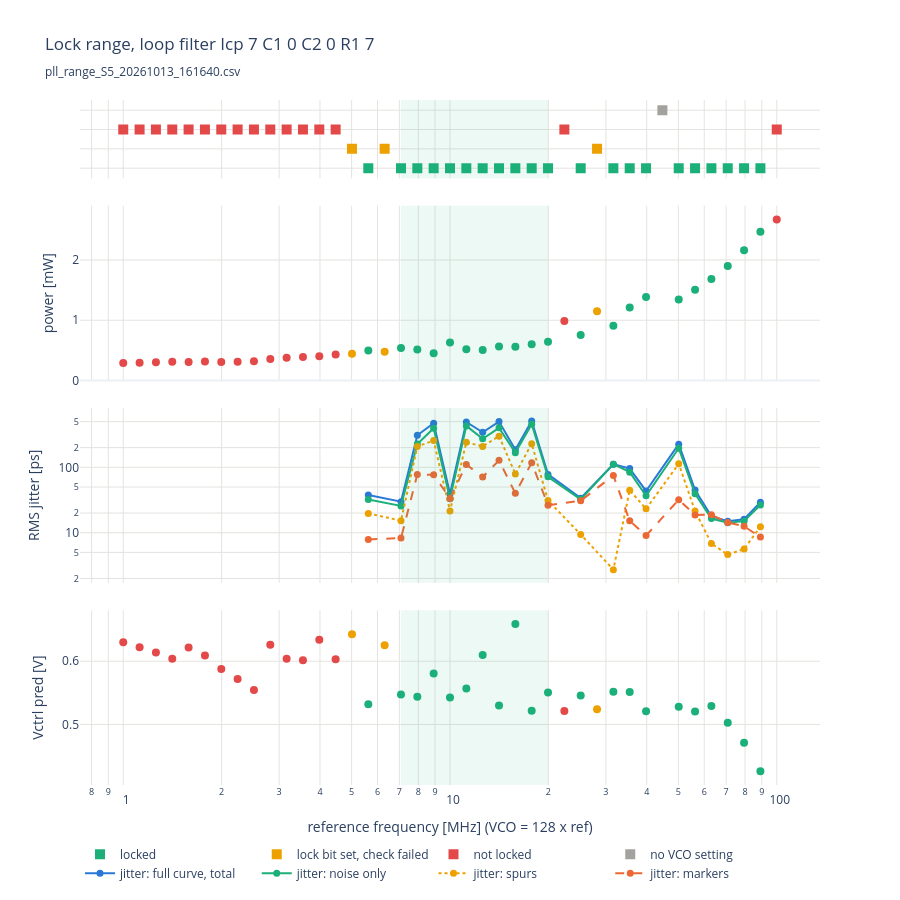

Notebook code cell kept with this figure:
### Code cell
# Lock range overview against the reference frequency (VCO = 128 x ref): result per point, PLL supply power (every
# configured point), RMS jitter (locked points: full curve total, noise only, spurs, markers) and the lookup table's
# expected Vctrl of the chosen VCO setting. Shaded: the lock range (longest stretch of locked points).
fig = make_subplots(rows=4, cols=1, shared_xaxes=True, vertical_spacing=0.04, row_heights=[0.13, 0.29, 0.29, 0.29])
hover = "ref %{x:.3f} MHz (VCO %{customdata:.0f} MHz)"
for cat, color in CATEGORY_COLORS.items():
    d = runs[runs["category"] == cat]
    if d.empty:
        continue
    fig.add_scatter(x=d["f_ref"] / 1e6, y=[cat] * len(d), mode="markers", name=cat, row=1, col=1,
                    marker=dict(color=color, size=10, symbol="square"), customdata=d["f_vco"] / 1e6,
                    hovertemplate=f"{cat}<br>{hover}<extra></extra>")
    fig.add_scatter(x=d["f_ref"] / 1e6, y=d["pll_p"] * 1e3, mode="markers", showlegend=False, row=2, col=1,
                    marker=dict(color=color, size=8), customdata=d["f_vco"] / 1e6,
                    hovertemplate=f"%{{y:.3f}} mW<br>{hover}<extra></extra>")
    fig.add_scatter(x=d["f_ref"] / 1e6, y=d["vctrl_pred"], mode="markers", showlegend=False, row=4, col=1,
                    marker=dict(color=color, size=8), customdata=d["f_vco"] / 1e6,
                    hovertemplate=f"Vctrl %{{y:.3f}} V<br>{hover}<extra></extra>")
for col, name, color, dash in (("time_jitter_trace_ps", "jitter: full curve, total", PALETTE[0], "solid"),
                               ("time_jitter_noise_ps", "jitter: noise only", PALETTE[2], "solid"),
                               ("time_jitter_spur_ps", "jitter: spurs", PALETTE[3], "dot"),
                               ("time_jitter_ps", "jitter: markers", PALETTE[1], "dash")):
    fig.add_scatter(x=ok["f_ref"] / 1e6, y=ok[col], mode="lines+markers", name=name, row=3, col=1,
                    line=dict(color=color, width=2, dash=dash), marker=dict(size=7), customdata=ok["f_vco"] / 1e6,
                    hovertemplate=f"{name} %{{y:.2f}} ps<br>{hover}<extra></extra>")
if LOCK:
    fig.add_vrect(x0=LOCK[0] / 1e6, x1=LOCK[1] / 1e6, fillcolor=PALETTE[2], opacity=0.08, line_width=0)
fig.update_layout(title=f"Lock range, loop filter {FILTER_TXT}<br><sub>{RESULT_CSV.name}</sub>",
                  template="plotly_white", height=900, legend=dict(orientation="h", y=-0.08),
                  hoverlabel=dict(namelength=-1))
fig.update_xaxes(type="log", gridcolor=GRID)
fig.update_xaxes(title="reference frequency [MHz] (VCO = 128 x ref)", row=4)
fig.update_yaxes(gridcolor=GRID)
fig.update_yaxes(showticklabels=False, row=1)
fig.update_yaxes(title="power [mW]", rangemode="tozero", row=2)
fig.update_yaxes(title="RMS jitter [ps]", type="log", row=3)
fig.update_yaxes(title="Vctrl pred [V]", row=4)
save(fig, "overview")

### Figure 1 — Plotly figure (JSON) as saved in the notebook; plotly's stock layout.template omitted (floating-point values rounded to 4 significant figures)
{"data": [{"customdata": [719.8, 906.2, 1017.0, 1141.0, 1280.0, 1436.0, 1611.0, 1808.0, 2029.0, 2276.0, 2554.0, 3215.0, 4048.0, 4542.0, 5096.0, 6415.0, 7198.0, 8076.0, 9062.0, 10170.0, 11410.0], "hovertemplate": "locked<br>ref %{x:.3f} MHz (VCO %{customdata:.0f} MHz)<extra></extra>", "marker": {"color": "#1baf7a", "size": 10, "symbol": "square"}, "mode": "markers", "name": "locked", "type": "scatter", "x": [5.623, 7.079, 7.943, 8.913, 10.0, 11.22, 12.59, 14.13, 15.85, 17.78, 19.95, 25.12, 31.62, 35.48, 39.81, 50.12, 56.23, 63.1, 70.79, 79.43, 89.13], "xaxis": "x", "y": ["locked", "locked", "locked", "locked", "locked", "locked", "locked", "locked", "locked", "locked", "locked", "locked", "locked", "locked", "locked", "locked", "locked", "locked", "locked", "locked", "locked"], "yaxis": "y"}, {"customdata": [719.8, 906.2, 1017.0, 1141.0, 1280.0, 1436.0, 1611.0, 1808.0, 2029.0, 2276.0, 2554.0, 3215.0, 4048.0, 4542.0, 5096.0, 6415.0, 7198.0, 8076.0, 9062.0, 10170.0, 11410.0], "hovertemplate": "%{y:.3f} mW<br>ref %{x:.3f} MHz (VCO %{customdata:.0f} MHz)<extra></extra>", "marker": {"color": "#1baf7a", "size": 8}, "mode": "markers", "showlegend": false, "type": "scatter", "x": [5.623, 7.079, 7.943, 8.913, 10.0, 11.22, 12.59, 14.13, 15.85, 17.78, 19.95, 25.12, 31.62, 35.48, 39.81, 50.12, 56.23, 63.1, 70.79, 79.43, 89.13], "xaxis": "x2", "y": [0.4992, 0.5402, 0.5165, 0.4543, 0.6303, 0.518, 0.5057, 0.5647, 0.5612, 0.6004, 0.6454, 0.7564, 0.9099, 1.213, 1.387, 1.346, 1.506, 1.683, 1.902, 2.161, 2.469], "yaxis": "y2"}, {"customdata": [719.8, 906.2, 1017.0, 1141.0, 1280.0, 1436.0, 1611.0, 1808.0, 2029.0, 2276.0, 2554.0, 3215.0, 4048.0, 4542.0, 5096.0, 6415.0, 7198.0, 8076.0, 9062.0, 10170.0, 11410.0], "hovertemplate": "Vctrl %{y:.3f} V<br>ref %{x:.3f} MHz (VCO %{customdata:.0f} MHz)<extra></extra>", "marker": {"color": "#1baf7a", "size": 8}, "mode": "markers", "showlegend": false, "type": "scatter", "x": [5.623, 7.079, 7.943, 8.913, 10.0, 11.22, 12.59, 14.13, 15.85, 17.78, 19.95, 25.12, 31.62, 35.48, 39.81, 50.12, 56.23, 63.1, 70.79, 79.43, 89.13], "xaxis": "x4", "y": [0.5319, 0.5473, 0.5439, 0.5805, 0.5425, 0.5568, 0.6098, 0.5299, 0.6591, 0.5218, 0.5506, 0.5456, 0.5518, 0.5513, 0.521, 0.5279, 0.5206, 0.5293, 0.5027, 0.4711, 0.4259], "yaxis": "y4"}, {"customdata": [641.5, 807.6, 3608.0], "hovertemplate": "lock bit set, check failed<br>ref %{x:.3f} MHz (VCO %{customdata:.0f} MHz)<extra></extra>", "marker": {"color": "#eda100", "size": 10, "symbol": "square"}, "mode": "markers", "name": "lock bit set, check failed", "type": "scatter", "x": [5.012, 6.31, 28.18], "xaxis": "x", "y": ["lock bit set, check failed", "lock bit set, check failed", "lock bit set, check failed"], "yaxis": "y"}, {"customdata": [641.5, 807.6, 3608.0], "hovertemplate": "%{y:.3f} mW<br>ref %{x:.3f} MHz (VCO %{customdata:.0f} MHz)<extra></extra>", "marker": {"color": "#eda100", "size": 8}, "mode": "markers", "showlegend": false, "type": "scatter", "x": [5.012, 6.31, 28.18], "xaxis": "x2", "y": [0.4452, 0.4769, 1.148], "yaxis": "y2"}, {"customdata": [641.5, 807.6, 3608.0], "hovertemplate": "Vctrl %{y:.3f} V<br>ref %{x:.3f} MHz (VCO %{customdata:.0f} MHz)<extra></extra>", "marker": {"color": "#eda100", "size": 8}, "mode": "markers", "showlegend": false, "type": "scatter", "x": [5.012, 6.31, 28.18], "xaxis": "x4", "y": [0.6426, 0.6255, 0.5239], "yaxis": "y4"}, {"customdata": [128.0, 143.6, 161.1, 180.8, 202.9, 227.6, 255.4, 286.6, 321.5, 360.8, 404.8, 454.2, 509.6, 571.8, 2866.0, 12800.0], "hovertemplate": "not locked<br>ref %{x:.3f} MHz (VCO %{customdata:.0f} MHz)<extra></extra>", "marker": {"color": "#e34948", "size": 10, "symbol": "square"}, "mode": "markers", "name": "not locked", "type": "scatter", "x": [1.0, 1.122, 1.259, 1.413, 1.585, 1.778, 1.995, 2.239, 2.512, 2.818, 3.162, 3.548, 3.981, 4.467, 22.39, 100.0], "xaxis": "x", "y": ["not locked", "not locked", "not locked", "not locked", "not locked", "not locked", "not locked", "not locked", "not locked", "not locked", "not locked", "not locked", "not locked", "not locked", "not locked", "not locked"], "yaxis": "y"}, {"customdata": [128.0, 143.6, 161.1, 180.8, 202.9, 227.6, 255.4, 286.6, 321.5, 360.8, 404.8, 454.2, 509.6, 571.8, 2866.0, 12800.0], "hovertemplate": "%{y:.3f} mW<br>ref %{x:.3f} MHz (VCO %{customdata:.0f} MHz)<extra></extra>", "marker": {"color": "#e34948", "size": 8}, "mode": "markers", "showlegend": false, "type": "scatter", "x": [1.0, 1.122, 1.259, 1.413, 1.585, 1.778, 1.995, 2.239, 2.512, 2.818, 3.162, 3.548, 3.981, 4.467, 22.39, 100.0], "xaxis": "x2", "y": [0.2918, 0.2975, 0.3039, 0.3113, 0.3071, 0.3175, 0.3061, 0.3131, 0.3211, 0.3577, 0.3771, 0.3918, 0.4024, 0.4306, 0.9864, 2.671], "yaxis": "y2"}, {"customdata": [128.0, 143.6, 161.1, 180.8, 202.9, 227.6, 255.4, 286.6, 321.5, 360.8, 404.8, 454.2, 509.6, 571.8, 2866.0, 12800.0], "hovertemplate": "Vctrl %{y:.3f} V<br>ref %{x:.3f} MHz (VCO %{customdata:.0f} MHz)<extra></extra>", "marker": {"color": "#e34948", "size": 8}, "mode": "markers", "showlegend": false, "type": "scatter", "x": [1.0, 1.122, 1.259, 1.413, 1.585, 1.778, 1.995, 2.239, 2.512, 2.818, 3.162, 3.548, 3.981, 4.467, 22.39, 100.0], "xaxis": "x4", "y": [0.6301, 0.6224, 0.6137, 0.604, 0.6218, 0.6093, 0.5876, 0.5721, 0.5546, 0.6261, 0.604, 0.6016, 0.6342, 0.6032, 0.5212, NaN], "yaxis": "y4"}, {"customdata": [5718.0], "hovertemplate": "no VCO setting<br>ref %{x:.3f} MHz (VCO %{customdata:.0f} MHz)<extra></extra>", "marker": {"color": "#a3a29e", "size": 10, "symbol": "square"}, "mode": "markers", "name": "no VCO setting", "type": "scatter", "x": [44.67], "xaxis": "x", "y": ["no VCO setting"], "yaxis": "y"}, {"customdata": [5718.0], "hovertemplate": "%{y:.3f} mW<br>ref %{x:.3f} MHz (VCO %{customdata:.0f} MHz)<extra></extra>", "marker": {"color": "#a3a29e", "size": 8}, "mode": "markers", "showlegend": false, "type": "scatter", "x": [44.67], "xaxis": "x2", "y": [NaN], "yaxis": "y2"}, {"customdata": [5718.0], "hovertemplate": "Vctrl %{y:.3f} V<br>ref %{x:.3f} MHz (VCO %{customdata:.0f} MHz)<extra></extra>", "marker": {"color": "#a3a29e", "size": 8}, "mode": "markers", "showlegend": false, "type": "scatter", "x": [44.67], "xaxis": "x4", "y": [NaN], "yaxis": "y4"}, {"customdata": [719.8, 906.2, 1017.0, 1141.0, 1280.0, 1436.0, 1611.0, 1808.0, 2029.0, 2276.0, 2554.0, 3215.0, 4048.0, 4542.0, 5096.0, 6415.0, 7198.0, 8076.0, 9062.0, 10170.0, 11410.0], "hovertemplate": "jitter: full curve, total %{y:.2f} ps<br>ref %{x:.3f} MHz (VCO %{customdata:.0f} MHz)<extra></extra>", "line": {"color": "#2a78d6", "dash": "solid", "width": 2}, "marker": {"size": 7}, "mode": "lines+markers", "name": "jitter: full curve, total", "type": "scatter", "x": [5.623, 7.079, 7.943, 8.913, 10.0, 11.22, 12.59, 14.13, 15.85, 17.78, 19.95, 25.12, 31.62, 35.48, 39.81, 50.12, 56.23, 63.1, 70.79, 79.43, 89.13], "xaxis": "x3", "y": [37.82, 29.9, 308.8, 473.0, 39.4, 493.2, 343.7, 501.4, 185.6, 509.6, 78.08, 33.78, 111.8, 95.63, 43.54, 226.5, 44.91, 17.86, 14.98, 16.08, 29.22], "yaxis": "y3"}, {"customdata": [719.8, 906.2, 1017.0, 1141.0, 1280.0, 1436.0, 1611.0, 1808.0, 2029.0, 2276.0, 2554.0, 3215.0, 4048.0, 4542.0, 5096.0, 6415.0, 7198.0, 8076.0, 9062.0, 10170.0, 11410.0], "hovertemplate": "jitter: noise only %{y:.2f} ps<br>ref %{x:.3f} MHz (VCO %{customdata:.0f} MHz)<extra></extra>", "line": {"color": "#1baf7a", "dash": "solid", "width": 2}, "marker": {"size": 7}, "mode": "lines+markers", "name": "jitter: noise only", "type": "scatter", "x": [5.623, 7.079, 7.943, 8.913, 10.0, 11.22, 12.59, 14.13, 15.85, 17.78, 19.95, 25.12, 31.62, 35.48, 39.81, 50.12, 56.23, 63.1, 70.79, 79.43, 89.13], "xaxis": "x3", "y": [32.27, 25.68, 228.0, 397.0, 32.99, 430.3, 272.8, 401.6, 167.9, 454.8, 71.64, 32.43, 111.7, 84.49, 36.85, 196.1, 39.42, 16.5, 14.24, 15.06, 26.48], "yaxis": "y3"}, {"customdata": [719.8, 906.2, 1017.0, 1141.0, 1280.0, 1436.0, 1611.0, 1808.0, 2029.0, 2276.0, 2554.0, 3215.0, 4048.0, 4542.0, 5096.0, 6415.0, 7198.0, 8076.0, 9062.0, 10170.0, 11410.0], "hovertemplate": "jitter: spurs %{y:.2f} ps<br>ref %{x:.3f} MHz (VCO %{customdata:.0f} MHz)<extra></extra>", "line": {"color": "#eda100", "dash": "dot", "width": 2}, "marker": {"size": 7}, "mode": "lines+markers", "name": "jitter: spurs", "type": "scatter", "x": [5.623, 7.079, 7.943, 8.913, 10.0, 11.22, 12.59, 14.13, 15.85, 17.78, 19.95, 25.12, 31.62, 35.48, 39.81, 50.12, 56.23, 63.1, 70.79, 79.43, 89.13], "xaxis": "x3", "y": [19.73, 15.3, 208.3, 257.2, 21.55, 240.9, 209.1, 300.2, 79.08, 229.9, 31.07, 9.434, 2.725, 44.79, 23.19, 113.3, 21.52, 6.842, 4.635, 5.647, 12.36], "yaxis": "y3"}, {"customdata": [719.8, 906.2, 1017.0, 1141.0, 1280.0, 1436.0, 1611.0, 1808.0, 2029.0, 2276.0, 2554.0, 3215.0, 4048.0, 4542.0, 5096.0, 6415.0, 7198.0, 8076.0, 9062.0, 10170.0, 11410.0], "hovertemplate": "jitter: markers %{y:.2f} ps<br>ref %{x:.3f} MHz (VCO %{customdata:.0f} MHz)<extra></extra>", "line": {"color": "#eb6834", "dash": "dash", "width": 2}, "marker": {"size": 7}, "mode": "lines+markers", "name": "jitter: markers", "type": "scatter", "x": [5.623, 7.079, 7.943, 8.913, 10.0, 11.22, 12.59, 14.13, 15.85, 17.78, 19.95, 25.12, 31.62, 35.48, 39.81, 50.12, 56.23, 63.1, 70.79, 79.43, 89.13], "xaxis": "x3", "y": [7.911, 8.279, 77.68, 76.82, 33.5, 110.5, 71.06, 127.9, 40.1, 117.6, 26.31, 30.9, 74.98, 15.2, 9.05, 32.01, 18.69, 18.84, 14.34, 12.53, 8.583], "yaxis": "y3"}], "layout": {"height": 900, "hoverlabel": {"namelength": -1}, "legend": {"orientation": "h", "y": -0.08}, "shapes": [{"fillcolor": "#1baf7a", "line": {"width": 0}, "opacity": 0.08, "type": "rect", "x0": 7.079, "x1": 19.95, "xref": "x", "y0": 0, "y1": 1, "yref": "y domain"}, {"fillcolor": "#1baf7a", "line": {"width": 0}, "opacity": 0.08, "type": "rect", "x0": 7.079, "x1": 19.95, "xref": "x2", "y0": 0, "y1": 1, "yref": "y2 domain"}, {"fillcolor": "#1baf7a", "line": {"width": 0}, "opacity": 0.08, "type": "rect", "x0": 7.079, "x1": 19.95, "xref": "x3", "y0": 0, "y1": 1, "yref": "y3 domain"}, {"fillcolor": "#1baf7a", "line": {"width": 0}, "opacity": 0.08, "type": "rect", "x0": 7.079, "x1": 19.95, "xref": "x4", "y0": 0, "y1": 1, "yref": "y4 domain"}], "title": {"text": "Lock range, loop filter Icp 7 C1 0 C2 0 R1 7<br><sub>pll_range_S5_20261013_161640.csv</sub>"}, "xaxis": {"anchor": "y", "domain": [0, 1], "gridcolor": "#e4e3df", "matches": "x4", "showticklabels": false, "type": "log"}, "xaxis2": {"anchor": "y2", "domain": [0, 1], "gridcolor": "#e4e3df", "matches": "x4", "showticklabels": false, "type": "log"}, "xaxis3": {"anchor": "y3", "domain": [0, 1], "gridcolor": "#e4e3df", "matches": "x4", "showticklabels": false, "type": "log"}, "xaxis4": {"anchor": "y4", "domain": [0, 1], "gridcolor": "#e4e3df", "title": {"text": "reference frequency [MHz] (VCO = 128 x ref)"}, "type": "log"}, "yaxis": {"anchor": "x", "domain": [0.8856, 1], "gridcolor": "#e4e3df", "showticklabels": false}, "yaxis2": {"anchor": "x2", "domain": [0.5904, 0.8456], "gridcolor": "#e4e3df", "rangemode": "tozero", "title": {"text": "power [mW]"}}, "yaxis3": {"anchor": "x3", "domain": [0.2952, 0.5504], "gridcolor": "#e4e3df", "title": {"text": "RMS jitter [ps]"}, "type": "log"}, "yaxis4": {"anchor": "x4", "domain": [0, 0.2552], "gridcolor": "#e4e3df", "title": {"text": "Vctrl pred [V]"}}}}
